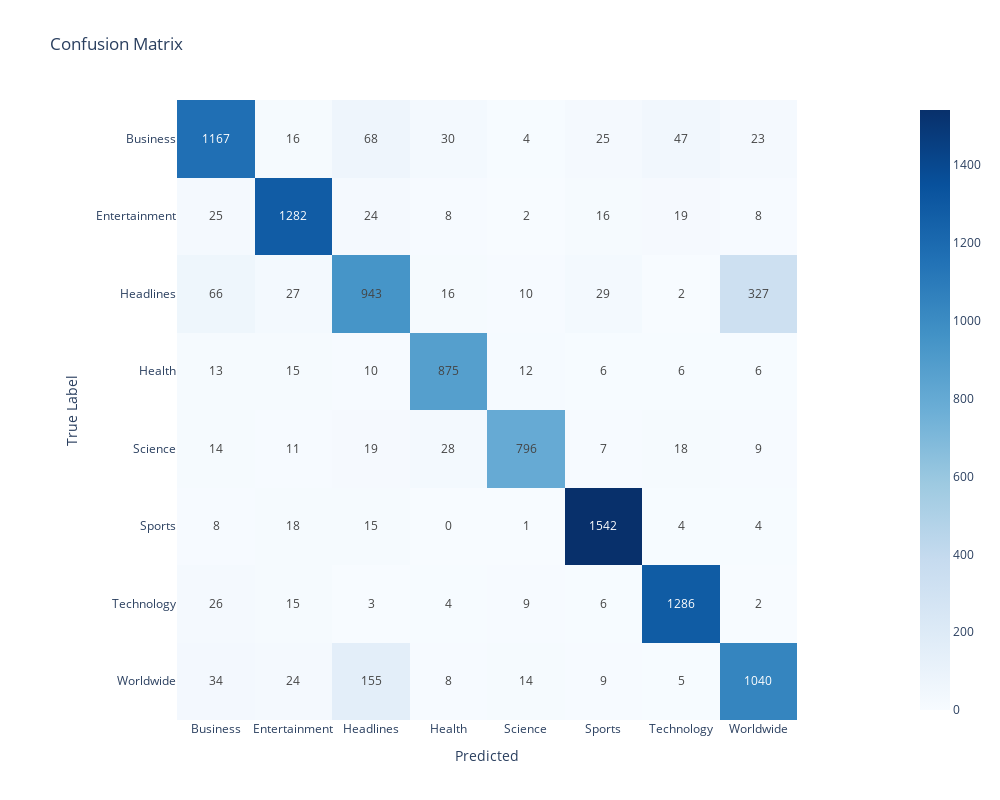

Notebook code for this chart:
### Code cell
class_labels = label_encoder.inverse_transform(range(8))
# call the report function to visualize the classification results, use the above class_labels
report(y_test, val_pred2, class_labels)

### Figure 1 — Plotly figure (JSON) as saved in the notebook; plotly's stock layout.template omitted (floating-point values rounded to 4 significant figures)
{"data": [{"coloraxis": "coloraxis", "hovertemplate": "Predicted: %{x}<br>True Label: %{y}<br>color: %{z}<extra></extra>", "name": "0", "texttemplate": "%{z}", "type": "heatmap", "x": ["Business", "Entertainment", "Headlines", "Health", "Science", "Sports", "Technology", "Worldwide"], "xaxis": "x", "y": ["Business", "Entertainment", "Headlines", "Health", "Science", "Sports", "Technology", "Worldwide"], "yaxis": "y", "z": [[1167, 16, 68, 30, 4, 25, 47, 23], [25, 1282, 24, 8, 2, 16, 19, 8], [66, 27, 943, 16, 10, 29, 2, 327], [13, 15, 10, 875, 12, 6, 6, 6], [14, 11, 19, 28, 796, 7, 18, 9], [8, 18, 15, 0, 1, 1542, 4, 4], [26, 15, 3, 4, 9, 6, 1286, 2], [34, 24, 155, 8, 14, 9, 5, 1040]]}], "layout": {"coloraxis": {"colorscale": [[0, "rgb(247,251,255)"], [0.125, "rgb(222,235,247)"], [0.25, "rgb(198,219,239)"], [0.375, "rgb(158,202,225)"], [0.5, "rgb(107,174,214)"], [0.625, "rgb(66,146,198)"], [0.75, "rgb(33,113,181)"], [0.875, "rgb(8,81,156)"], [1, "rgb(8,48,107)"]]}, "height": 800, "title": {"text": "Confusion Matrix"}, "width": 1000, "xaxis": {"anchor": "y", "constrain": "domain", "domain": [0, 1], "scaleanchor": "y", "title": {"text": "Predicted"}}, "yaxis": {"anchor": "x", "autorange": "reversed", "constrain": "domain", "domain": [0, 1], "title": {"text": "True Label"}}}}
